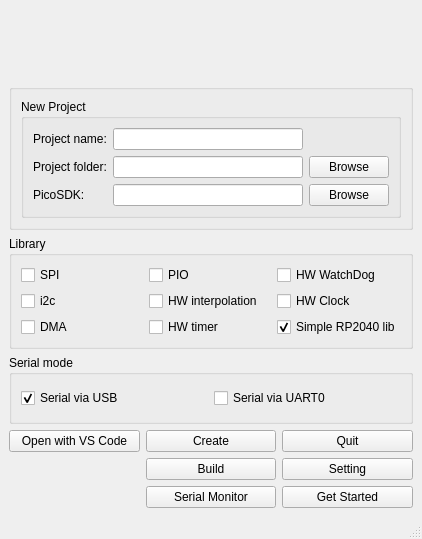
<?xml version="1.0" encoding="UTF-8"?>
<ui version="4.0">
 <class>MainWindow</class>
 <widget class="QMainWindow" name="MainWindow">
  <property name="geometry">
   <rect>
    <x>0</x>
    <y>0</y>
    <width>422</width>
    <height>539</height>
   </rect>
  </property>
  <property name="maximumSize">
   <size>
    <width>470</width>
    <height>539</height>
   </size>
  </property>
  <property name="windowTitle">
   <string>Project Mananger</string>
  </property>
  <widget class="QWidget" name="centralwidget">
   <layout class="QGridLayout" name="gridLayout_6">
    <item row="1" column="0">
     <layout class="QGridLayout" name="gridLayout_5">
      <item row="0" column="0">
       <widget class="QLabel" name="label_6">
        <property name="text">
         <string/>
        </property>
       </widget>
      </item>
      <item row="0" column="1">
       <widget class="QLabel" name="label_5">
        <property name="text">
         <string/>
        </property>
        <property name="pixmap">
         <pixmap resource="Res.qrc">:/img/logo.png</pixmap>
        </property>
       </widget>
      </item>
      <item row="0" column="2">
       <widget class="QLabel" name="label_7">
        <property name="text">
         <string/>
        </property>
       </widget>
      </item>
     </layout>
    </item>
    <item row="7" column="0">
     <layout class="QVBoxLayout" name="verticalLayout">
      <item>
       <widget class="QGroupBox" name="groupBox_3">
        <property name="title">
         <string>Library</string>
        </property>
        <layout class="QVBoxLayout" name="verticalLayout_8">
         <item>
          <layout class="QGridLayout" name="gridLayout_2">
           <item row="2" column="0">
            <widget class="QCheckBox" name="dmabox">
             <property name="text">
              <string>DMA</string>
             </property>
            </widget>
           </item>
           <item row="0" column="0">
            <widget class="QCheckBox" name="spibox">
             <property name="text">
              <string>SPI</string>
             </property>
            </widget>
           </item>
           <item row="0" column="1">
            <widget class="QCheckBox" name="piobox">
             <property name="text">
              <string>PIO</string>
             </property>
            </widget>
           </item>
           <item row="1" column="0">
            <widget class="QCheckBox" name="i2cbox">
             <property name="text">
              <string>i2c</string>
             </property>
            </widget>
           </item>
           <item row="0" column="2">
            <widget class="QCheckBox" name="wdbox">
             <property name="text">
              <string>HW WatchDog</string>
             </property>
            </widget>
           </item>
           <item row="1" column="1">
            <widget class="QCheckBox" name="intbox">
             <property name="text">
              <string>HW interpolation</string>
             </property>
            </widget>
           </item>
           <item row="2" column="1">
            <widget class="QCheckBox" name="timerbox">
             <property name="text">
              <string>HW timer</string>
             </property>
            </widget>
           </item>
           <item row="1" column="2">
            <widget class="QCheckBox" name="clockbox">
             <property name="text">
              <string>HW Clock</string>
             </property>
            </widget>
           </item>
           <item row="2" column="2">
            <widget class="QCheckBox" name="simplebox">
             <property name="text">
              <string>Simple RP2040 lib</string>
             </property>
             <property name="checked">
              <bool>true</bool>
             </property>
            </widget>
           </item>
          </layout>
         </item>
        </layout>
       </widget>
      </item>
     </layout>
    </item>
    <item row="9" column="0">
     <layout class="QGridLayout" name="gridLayout_4">
      <item row="0" column="1">
       <widget class="QPushButton" name="CreateBtn">
        <property name="text">
         <string>Create</string>
        </property>
       </widget>
      </item>
      <item row="0" column="0">
       <widget class="QPushButton" name="CreateVSCBtn">
        <property name="text">
         <string>Open with VS Code</string>
        </property>
       </widget>
      </item>
      <item row="0" column="2">
       <widget class="QPushButton" name="QuitBtn">
        <property name="text">
         <string>Quit</string>
        </property>
       </widget>
      </item>
      <item row="2" column="1">
       <widget class="QPushButton" name="SerialBtn">
        <property name="text">
         <string>Serial Monitor</string>
        </property>
       </widget>
      </item>
      <item row="1" column="1">
       <widget class="QPushButton" name="BuildBtn">
        <property name="text">
         <string>Build</string>
        </property>
       </widget>
      </item>
      <item row="1" column="2">
       <widget class="QPushButton" name="SettingBtn">
        <property name="text">
         <string>Setting</string>
        </property>
       </widget>
      </item>
      <item row="2" column="2">
       <widget class="QPushButton" name="help">
        <property name="text">
         <string>Get Started</string>
        </property>
       </widget>
      </item>
     </layout>
    </item>
    <item row="6" column="0">
     <layout class="QVBoxLayout" name="verticalLayout_9">
      <item>
       <widget class="QGroupBox" name="groupBox">
        <property name="title">
         <string/>
        </property>
        <layout class="QVBoxLayout" name="verticalLayout_2">
         <item>
          <widget class="QGroupBox" name="groupBox_2">
           <property name="title">
            <string>New Project</string>
           </property>
           <layout class="QVBoxLayout" name="verticalLayout_5">
            <item>
             <layout class="QGridLayout" name="gridLayout">
              <item row="0" column="1">
               <widget class="QLineEdit" name="PrjNameTxT"/>
              </item>
              <item row="1" column="0">
               <widget class="QLabel" name="label_2">
                <property name="text">
                 <string>Project folder:</string>
                </property>
               </widget>
              </item>
              <item row="0" column="0">
               <widget class="QLabel" name="label">
                <property name="text">
                 <string>Project name:</string>
                </property>
               </widget>
              </item>
              <item row="1" column="1">
               <widget class="QLineEdit" name="PrjDirTxt"/>
              </item>
              <item row="1" column="2">
               <widget class="QPushButton" name="DirBtn">
                <property name="text">
                 <string>Browse</string>
                </property>
               </widget>
              </item>
              <item row="2" column="1">
               <widget class="QLineEdit" name="PicoSDKTxT"/>
              </item>
              <item row="2" column="0">
               <widget class="QLabel" name="label_3">
                <property name="text">
                 <string>PicoSDK:</string>
                </property>
               </widget>
              </item>
              <item row="2" column="2">
               <widget class="QPushButton" name="SDKBtn">
                <property name="text">
                 <string>Browse</string>
                </property>
               </widget>
              </item>
             </layout>
            </item>
           </layout>
          </widget>
         </item>
        </layout>
       </widget>
      </item>
     </layout>
    </item>
    <item row="8" column="0">
     <layout class="QVBoxLayout" name="verticalLayout_3">
      <item>
       <widget class="QGroupBox" name="groupBox_4">
        <property name="title">
         <string>Serial mode</string>
        </property>
        <layout class="QVBoxLayout" name="verticalLayout_11">
         <item>
          <layout class="QGridLayout" name="gridLayout_3">
           <item row="0" column="0">
            <widget class="QCheckBox" name="usbbox">
             <property name="text">
              <string>Serial via USB</string>
             </property>
             <property name="checked">
              <bool>true</bool>
             </property>
            </widget>
           </item>
           <item row="0" column="1">
            <widget class="QCheckBox" name="uartbox">
             <property name="text">
              <string>Serial via UART0</string>
             </property>
            </widget>
           </item>
          </layout>
         </item>
        </layout>
       </widget>
      </item>
     </layout>
    </item>
   </layout>
  </widget>
  <widget class="QMenuBar" name="menubar">
   <property name="geometry">
    <rect>
     <x>0</x>
     <y>0</y>
     <width>422</width>
     <height>22</height>
    </rect>
   </property>
  </widget>
  <widget class="QStatusBar" name="statusbar"/>
 </widget>
 <resources>
  <include location="Res.qrc"/>
 </resources>
 <connections/>
</ui>
